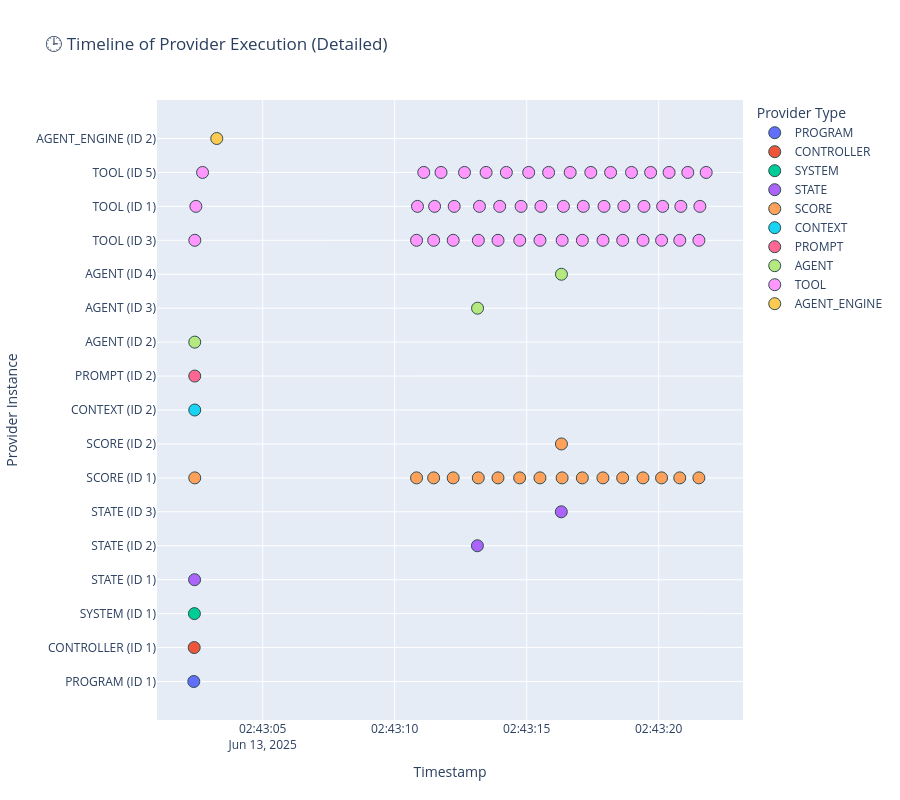

Notebook cell for this chart:
### Markdown cell above
### 🕒 Timeline of Provider Execution

This scatter plot displays a time-ordered trace of all provider invocations that occurred during the session.

#### 🧠 What this code does:
- Uses `plotly.express.scatter` to plot each row from `provider_log` based on its `timestamp` and `provider_type`.
- Each dot represents a single provider call.
- Hovering over a point reveals metadata: `provider_id`, `called_by_type`, `called_by_id`, and `latency_ms`.

#### 🔍 What you're observing:
- Execution begins at the top (`program`) and flows down through `controller`, `system`, `state`, and into `agent`, `score`, and `tool`.
- The **dense lower bands** (especially `tool` and `score`) indicate high-frequency, low-latency invocations.
- **Temporal clustering** shows how providers group during nested FSM transitions.
- You can use this view to:
  - Spot bottlenecks
  - Identify execution gaps
  - Debug step timing issues
  - Correlate structural vs runtime behavior

This chart complements the **Sankey diagram** by emphasizing *when* events happened rather than *how* they are structurally connected.

### Code cell
import plotly.express as px

# Step 1: Copy and create unique instance identifier
df_timeline = df.copy()
df_timeline["provider_label"] = df_timeline["provider_type"].astype(str).str.split(".").str[-1]
df_timeline["provider_instance"] = df_timeline.apply(
    lambda row: f"{row['provider_label']} (ID {row['provider_id']})", axis=1
)

# Step 2: Get vertical order (preserve call order)
instance_order = df_timeline.sort_values("timestamp")["provider_instance"].unique().tolist()

# Step 3: Plot
fig = px.scatter(
    df_timeline,
    x="timestamp",
    y=pd.Categorical(df_timeline["provider_instance"], categories=instance_order, ordered=True),
    color="provider_label",
    hover_data=["provider_id", "called_by_type", "called_by_id", "latency_ms"],
    title="🕒 Timeline of Provider Execution (Detailed)"
)

# Step 4: Visual tuning
fig.update_traces(marker=dict(size=12, line=dict(width=1, color="DarkSlateGrey")))
fig.update_layout(
    yaxis_title="Provider Instance",
    xaxis_title="Timestamp",
    legend_title="Provider Type",
    height=800
)

fig.show()

### Figure 1 — Plotly figure (JSON) as saved in the notebook; plotly's stock layout.template omitted (floating-point values rounded to 4 significant figures; data arrays with more than 128 entries replaced by an {"elided": "..."} marker saying what was removed)
{"data": [{"customdata": [[1, "PROVIDER_TYPE.SESSION", 1, 19846]], "hovertemplate": "provider_label=PROGRAM<br>timestamp=%{x}<br>y=%{y}<br>provider_id=%{customdata[0]}<br>called_by_type=%{customdata[1]}<br>called_by_id=%{customdata[2]}<br>latency_ms=%{customdata[3]}<extra></extra>", "legendgroup": "PROGRAM", "marker": {"color": "#636efa", "line": {"color": "DarkSlateGrey", "width": 1}, "size": 12, "symbol": "circle"}, "mode": "markers", "name": "PROGRAM", "orientation": "v", "showlegend": true, "type": "scatter", "x": ["2025-06-13T02:43:02.390833000"], "xaxis": "x", "y": ["PROGRAM (ID 1)"], "yaxis": "y"}, {"customdata": [[1, "PROVIDER_TYPE.PROGRAM", 1, 18378]], "hovertemplate": "provider_label=CONTROLLER<br>timestamp=%{x}<br>y=%{y}<br>provider_id=%{customdata[0]}<br>called_by_type=%{customdata[1]}<br>called_by_id=%{customdata[2]}<br>latency_ms=%{customdata[3]}<extra></extra>", "legendgroup": "CONTROLLER", "marker": {"color": "#EF553B", "line": {"color": "DarkSlateGrey", "width": 1}, "size": 12, "symbol": "circle"}, "mode": "markers", "name": "CONTROLLER", "orientation": "v", "showlegend": true, "type": "scatter", "x": ["2025-06-13T02:43:02.405838000"], "xaxis": "x", "y": ["CONTROLLER (ID 1)"], "yaxis": "y"}, {"customdata": [[1, "PROVIDER_TYPE.CONTROLLER", 1, 16977]], "hovertemplate": "provider_label=SYSTEM<br>timestamp=%{x}<br>y=%{y}<br>provider_id=%{customdata[0]}<br>called_by_type=%{customdata[1]}<br>called_by_id=%{customdata[2]}<br>latency_ms=%{customdata[3]}<extra></extra>", "legendgroup": "SYSTEM", "marker": {"color": "#00cc96", "line": {"color": "DarkSlateGrey", "width": 1}, "size": 12, "symbol": "circle"}, "mode": "markers", "name": "SYSTEM", "orientation": "v", "showlegend": true, "type": "scatter", "x": ["2025-06-13T02:43:02.413838000"], "xaxis": "x", "y": ["SYSTEM (ID 1)"], "yaxis": "y"}, {"customdata": [[1, "PROVIDER_TYPE.SYSTEM", 1, 10702], [2, "PROVIDER_TYPE.SYSTEM", 1, 3168], [3, "PROVIDER_TYPE.SYSTEM", 1, 1563]], "hovertemplate": "provider_label=STATE<br>timestamp=%{x}<br>y=%{y}<br>provider_id=%{customdata[0]}<br>called_by_type=%{customdata[1]}<br>called_by_id=%{customdata[2]}<br>latency_ms=%{customdata[3]}<extra></extra>", "legendgroup": "STATE", "marker": {"color": "#ab63fa", "line": {"color": "DarkSlateGrey", "width": 1}, "size": 12, "symbol": "circle"}, "mode": "markers", "name": "STATE", "orientation": "v", "showlegend": true, "type": "scatter", "x": ["2025-06-13T02:43:02.420876000", "2025-06-13T02:43:13.133306000", "2025-06-13T02:43:16.310363000"], "xaxis": "x", "y": ["STATE (ID 1)", "STATE (ID 2)", "STATE (ID 3)"], "yaxis": "y"}, {"customdata": [[1, "PROVIDER_TYPE.CONTEXT", 2, 817], [1, "PROVIDER_TYPE.AGENT", 2, 623], [1, "PROVIDER_TYPE.STATE", 1, 735], [1, "PROVIDER_TYPE.STATE", 1, 902], [1, "PROVIDER_TYPE.AGENT", 3, 741], [1, "PROVIDER_TYPE.AGENT", 3, 788], [1, "PROVIDER_TYPE.STATE", 2, 764], [1, "PROVIDER_TYPE.STATE", 2, 789], [2, "PROVIDER_TYPE.AGENT", 4, 6], [1, "PROVIDER_TYPE.STATE", 3, 761], [1, "PROVIDER_TYPE.STATE", 3, 760], [1, "PROVIDER_TYPE.SYSTEM", 1, 740], [1, "PROVIDER_TYPE.SYSTEM", 1, 750], [1, "PROVIDER_TYPE.CONTROLLER", 1, 698], [1, "PROVIDER_TYPE.CONTROLLER", 1, 669], [1, "PROVIDER_TYPE.PROGRAM", 1, 721], [1, "PROVIDER_TYPE.PROGRAM", 1, 706]], "hovertemplate": "provider_label=SCORE<br>timestamp=%{x}<br>y=%{y}<br>provider_id=%{customdata[0]}<br>called_by_type=%{customdata[1]}<br>called_by_id=%{customdata[2]}<br>latency_ms=%{customdata[3]}<extra></extra>", "legendgroup": "SCORE", "marker": {"color": "#FFA15A", "line": {"color": "DarkSlateGrey", "width": 1}, "size": 12, "symbol": "circle"}, "mode": "markers", "name": "SCORE", "orientation": "v", "showlegend": true, "type": "scatter", "x": ["2025-06-13T02:43:02.426871000", "2025-06-13T02:43:10.827421000", "2025-06-13T02:43:11.475737000", "2025-06-13T02:43:12.214955000", "2025-06-13T02:43:13.166820000", "2025-06-13T02:43:13.912107000", "2025-06-13T02:43:14.732860000", "2025-06-13T02:43:15.501969000", "2025-06-13T02:43:16.315899000", "2025-06-13T02:43:16.341268000", "2025-06-13T02:43:17.106703000", "2025-06-13T02:43:17.887396000", "2025-06-13T02:43:18.634665000", "2025-06-13T02:43:19.404440000", "2025-06-13T02:43:20.108187000", "2025-06-13T02:43:20.796102000", "2025-06-13T02:43:21.521636000"], "xaxis": "x", "y": ["SCORE (ID 1)", "SCORE (ID 1)", "SCORE (ID 1)", "SCORE (ID 1)", "SCORE (ID 1)", "SCORE (ID 1)", "SCORE (ID 1)", "SCORE (ID 1)", "SCORE (ID 2)", "SCORE (ID 1)", "SCORE (ID 1)", "SCORE (ID 1)", "SCORE (ID 1)", "SCORE (ID 1)", "SCORE (ID 1)", "SCORE (ID 1)", "SCORE (ID 1)"], "yaxis": "y"}, {"customdata": [[2, "PROVIDER_TYPE.PROMPT", 2, 825]], "hovertemplate": "provider_label=CONTEXT<br>timestamp=%{x}<br>y=%{y}<br>provider_id=%{customdata[0]}<br>called_by_type=%{customdata[1]}<br>called_by_id=%{customdata[2]}<br>latency_ms=%{customdata[3]}<extra></extra>", "legendgroup": "CONTEXT", "marker": {"color": "#19d3f3", "line": {"color": "DarkSlateGrey", "width": 1}, "size": 12, "symbol": "circle"}, "mode": "markers", "name": "CONTEXT", "orientation": "v", "showlegend": true, "type": "scatter", "x": ["2025-06-13T02:43:02.426871000"], "xaxis": "x", "y": ["CONTEXT (ID 2)"], "yaxis": "y"}, {"customdata": [[2, "PROVIDER_TYPE.AGENT", 2, 830]], "hovertemplate": "provider_label=PROMPT<br>timestamp=%{x}<br>y=%{y}<br>provider_id=%{customdata[0]}<br>called_by_type=%{customdata[1]}<br>called_by_id=%{customdata[2]}<br>latency_ms=%{customdata[3]}<extra></extra>", "legendgroup": "PROMPT", "marker": {"color": "#FF6692", "line": {"color": "DarkSlateGrey", "width": 1}, "size": 12, "symbol": "circle"}, "mode": "markers", "name": "PROMPT", "orientation": "v", "showlegend": true, "type": "scatter", "x": ["2025-06-13T02:43:02.426871000"], "xaxis": "x", "y": ["PROMPT (ID 2)"], "yaxis": "y"}, {"customdata": [[2, "PROVIDER_TYPE.STATE", 1, 9040], [3, "PROVIDER_TYPE.STATE", 2, 1577], [4, "PROVIDER_TYPE.STATE", 3, 15]], "hovertemplate": "provider_label=AGENT<br>timestamp=%{x}<br>y=%{y}<br>provider_id=%{customdata[0]}<br>called_by_type=%{customdata[1]}<br>called_by_id=%{customdata[2]}<br>latency_ms=%{customdata[3]}<extra></extra>", "legendgroup": "AGENT", "marker": {"color": "#B6E880", "line": {"color": "DarkSlateGrey", "width": 1}, "size": 12, "symbol": "circle"}, "mode": "markers", "name": "AGENT", "orientation": "v", "showlegend": true, "type": "scatter", "x": ["2025-06-13T02:43:02.426871000", "2025-06-13T02:43:13.138814000", "2025-06-13T02:43:16.315899000"], "xaxis": "x", "y": ["AGENT (ID 2)", "AGENT (ID 3)", "AGENT (ID 4)"], "yaxis": "y"}, {"customdata": {"elided": "48x4 mixed values"}, "hovertemplate": "provider_label=TOOL<br>timestamp=%{x}<br>y=%{y}<br>provider_id=%{customdata[0]}<br>called_by_type=%{customdata[1]}<br>called_by_id=%{customdata[2]}<br>latency_ms=%{customdata[3]}<extra></extra>", "legendgroup": "TOOL", "marker": {"color": "#FF97FF", "line": {"color": "DarkSlateGrey", "width": 1}, "size": 12, "symbol": "circle"}, "mode": "markers", "name": "TOOL", "orientation": "v", "showlegend": true, "type": "scatter", "x": ["2025-06-13T02:43:02.428871000", "2025-06-13T02:43:02.469132000", "2025-06-13T02:43:02.722751000", "2025-06-13T02:43:10.828422000", "2025-06-13T02:43:10.862753000", "2025-06-13T02:43:11.100832000", "2025-06-13T02:43:11.476738000", "2025-06-13T02:43:11.511367000", "2025-06-13T02:43:11.754918000", "2025-06-13T02:43:12.215956000", "2025-06-13T02:43:12.253952000", "2025-06-13T02:43:12.644178000", "2025-06-13T02:43:13.168823000", "2025-06-13T02:43:13.211560000", "2025-06-13T02:43:13.462366000", "2025-06-13T02:43:13.913869000", "2025-06-13T02:43:13.977225000", "2025-06-13T02:43:14.229312000", "2025-06-13T02:43:14.736861000", "2025-06-13T02:43:14.787812000", "2025-06-13T02:43:15.075320000", "2025-06-13T02:43:15.502968000", "2025-06-13T02:43:15.538626000", "2025-06-13T02:43:15.830754000", "2025-06-13T02:43:16.343406000", "2025-06-13T02:43:16.392246000", "2025-06-13T02:43:16.647093000", "2025-06-13T02:43:17.108704000", "2025-06-13T02:43:17.144108000", "2025-06-13T02:43:17.428181000", "2025-06-13T02:43:17.890398000", "2025-06-13T02:43:17.929082000", "2025-06-13T02:43:18.177330000", "2025-06-13T02:43:18.636694000", "2025-06-13T02:43:18.679702000", "2025-06-13T02:43:18.969443000", "2025-06-13T02:43:19.406440000", "2025-06-13T02:43:19.441990000", "2025-06-13T02:43:19.693656000", "2025-06-13T02:43:20.109324000", "2025-06-13T02:43:20.149539000", "2025-06-13T02:43:20.393054000", "2025-06-13T02:43:20.798102000", "2025-06-13T02:43:20.839279000", "2025-06-13T02:43:21.101520000", "2025-06-13T02:43:21.523142000", "2025-06-13T02:43:21.560040000", "2025-06-13T02:43:21.798933000"], "xaxis": "x", "y": ["TOOL (ID 3)", "TOOL (ID 1)", "TOOL (ID 5)", "TOOL (ID 3)", "TOOL (ID 1)", "TOOL (ID 5)", "TOOL (ID 3)", "TOOL (ID 1)", "TOOL (ID 5)", "TOOL (ID 3)", "TOOL (ID 1)", "TOOL (ID 5)", "TOOL (ID 3)", "TOOL (ID 1)", "TOOL (ID 5)", "TOOL (ID 3)", "TOOL (ID 1)", "TOOL (ID 5)", "TOOL (ID 3)", "TOOL (ID 1)", "TOOL (ID 5)", "TOOL (ID 3)", "TOOL (ID 1)", "TOOL (ID 5)", "TOOL (ID 3)", "TOOL (ID 1)", "TOOL (ID 5)", "TOOL (ID 3)", "TOOL (ID 1)", "TOOL (ID 5)", "TOOL (ID 3)", "TOOL (ID 1)", "TOOL (ID 5)", "TOOL (ID 3)", "TOOL (ID 1)", "TOOL (ID 5)", "TOOL (ID 3)", "TOOL (ID 1)", "TOOL (ID 5)", "TOOL (ID 3)", "TOOL (ID 1)", "TOOL (ID 5)", "TOOL (ID 3)", "TOOL (ID 1)", "TOOL (ID 5)", "TOOL (ID 3)", "TOOL (ID 1)", "TOOL (ID 5)"], "yaxis": "y"}, {"customdata": [[2, "PROVIDER_TYPE.AGENT", 2, 7560]], "hovertemplate": "provider_label=AGENT_ENGINE<br>timestamp=%{x}<br>y=%{y}<br>provider_id=%{customdata[0]}<br>called_by_type=%{customdata[1]}<br>called_by_id=%{customdata[2]}<br>latency_ms=%{customdata[3]}<extra></extra>", "legendgroup": "AGENT_ENGINE", "marker": {"color": "#FECB52", "line": {"color": "DarkSlateGrey", "width": 1}, "size": 12, "symbol": "circle"}, "mode": "markers", "name": "AGENT_ENGINE", "orientation": "v", "showlegend": true, "type": "scatter", "x": ["2025-06-13T02:43:03.261308000"], "xaxis": "x", "y": ["AGENT_ENGINE (ID 2)"], "yaxis": "y"}], "layout": {"height": 800, "legend": {"title": {"text": "Provider Type"}, "tracegroupgap": 0}, "title": {"text": "🕒 Timeline of Provider Execution (Detailed)"}, "xaxis": {"anchor": "y", "domain": [0, 1], "title": {"text": "Timestamp"}}, "yaxis": {"anchor": "x", "domain": [0, 1], "title": {"text": "Provider Instance"}}}}
